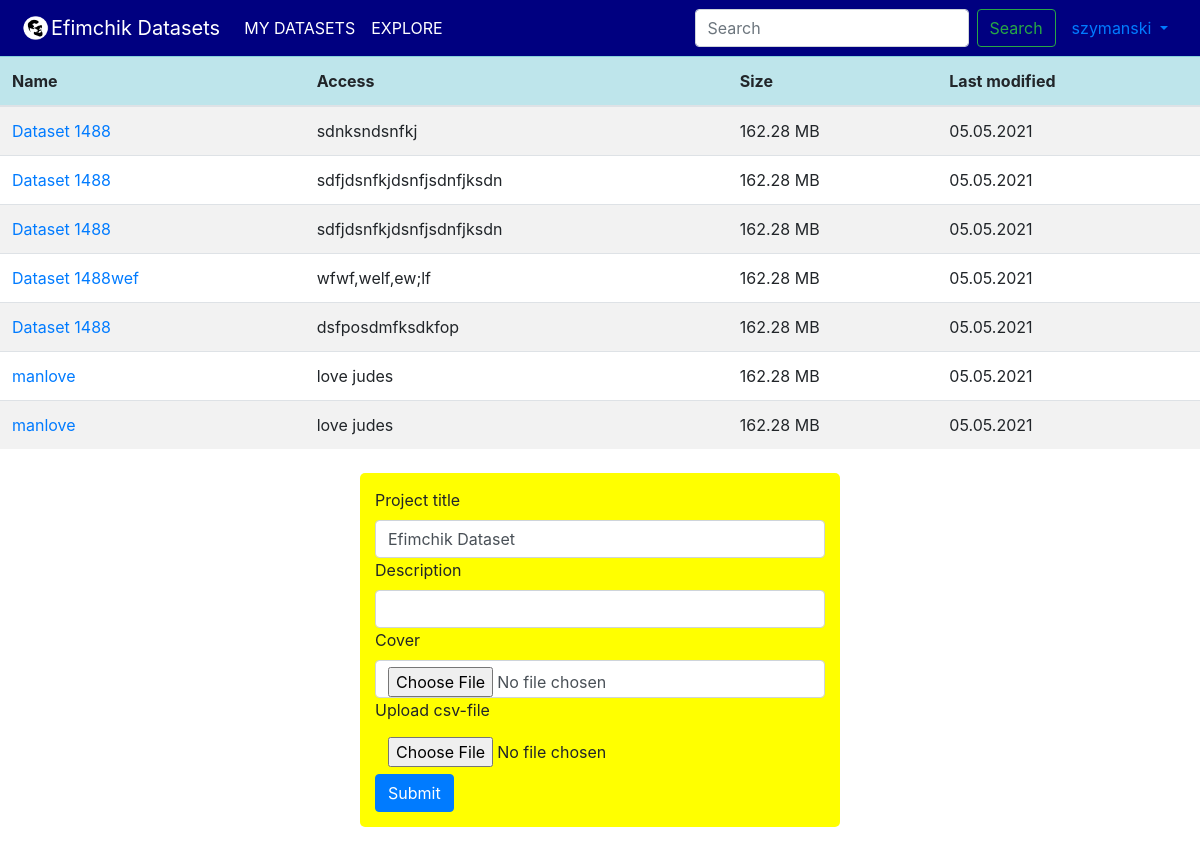
The app's page /datasets (signed in), older data.
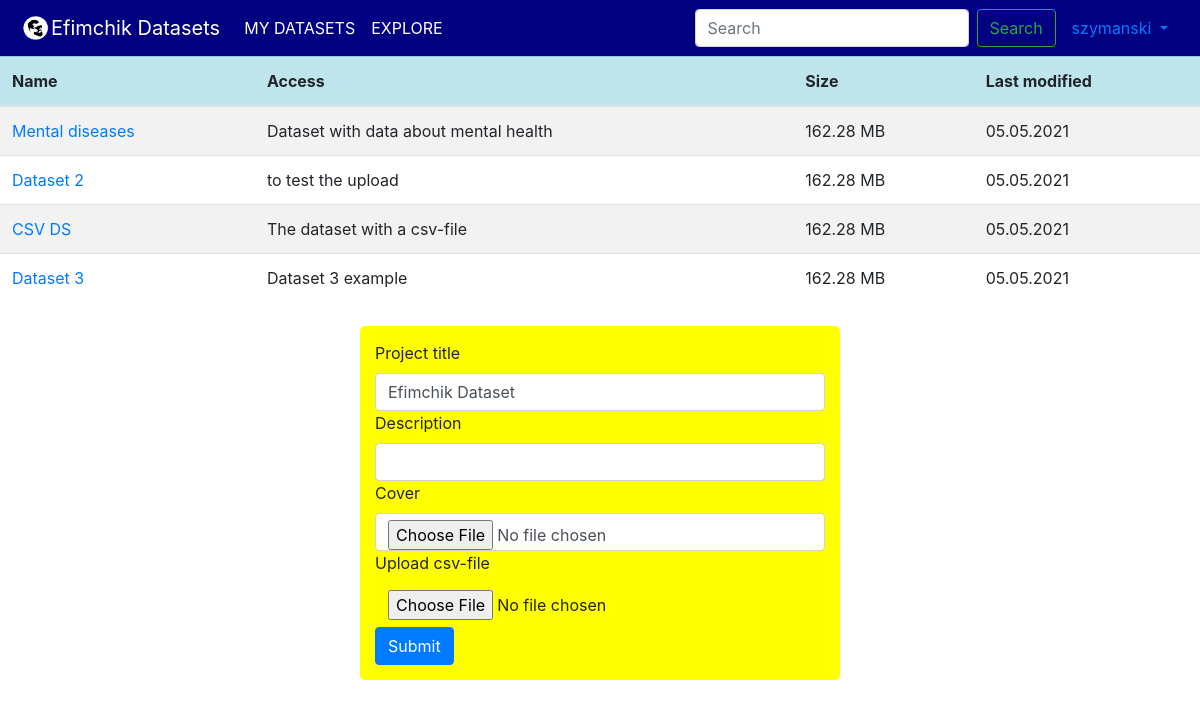
The same page, newer data.
### ds_manager/models.py (models this page shows)
class DataSet(models.Model):
    title = models.CharField(max_length=100, default='Efimchik Dataset')
    description = models.CharField(max_length=500, null=True)
    cover = models.ImageField(upload_to='ds_manager/static/covers', null=True)
    user = models.ForeignKey(User, on_delete=models.CASCADE)
    csv_file = models.FileField(upload_to='ds_manager/static/csvs', null=True)
    access = models.IntegerField(default=1)  # 0-private 1-public 2-community

### ds_manager/views.py (the view)
# urls.py: path('datasets', views.render_datasets, name='datasets'),
def render_datasets(request):
    context = {}
    context['upload_form'] = DataSetUploadForm()
    datasets = DataSet.objects.filter(user_id=request.user.id)
    context['datasets'] = datasets
    return render(request, 'ds_manager/datasets.html', context)

### ds_manager/forms.py
class DataSetUploadForm(forms.ModelForm):
    class Meta:
        model = DataSet
        fields = ('title', 'description', 'cover', 'csv_file')

### ds_manager/templates/ds_manager/datasets.html (shortened to what this page needs)
{% extends 'ds_manager/wrapper.html' %}
{% load static %}
{% load bootstrap4 %}
{% load widget_tweaks %}
{% block content %}
<table class="table table-striped table-hover">
    <thead class="table-info">
        <th>Name</th>
        <th>Access</th>
        <th>Size</th>
        <th>Last modified</th>
    </thead>
    {% for row in datasets %}
    <tr>
        <td><a href="{% url 'dataset' row.id %}">{{ row.title }}</a></td>
        <td>{{ row.description }}</td>
        <td>162.28 MB</td>
        <td>05.05.2021</td>
    </tr>
    {% endfor %}
</table>
<form enctype="multipart/form-data" method="post" action="{% url 'upload' %}" class="main-form" id="upload_form">
    <label>Project title</label>
    {% render_field upload_form.title class+="form-control" %}
    <label>Description</label>
    {% render_field upload_form.description class+="form-control" %}
    <label>Cover</label>
    {% render_field upload_form.cover class+="form-control" %}
    <label>Upload csv-file</label>
    {% render_field upload_form.csv_file class+="btn" %}
    <button type="submit" class="btn btn-primary">Submit</button>
</form>
{% endblock %}

### ds_manager/templates/ds_manager/wrapper.html (shortened to what this page needs)
{% load static %}
<!DOCTYPE html>
<html lang="ru">
<head>
    {% load bootstrap4 %}
    <link rel="stylesheet" href="{% static 'style.css' %}">
    {% bootstrap_css %}
</head>
<body>
<nav class="navbar navbar-expand-lg navbar-dark bg-dark" style="background-color: navy!important;">
    <img src="{% static 'efimchik_in_circle.png' %}" class="nav-logo">
    <a class="navbar-brand" href="{% url 'main' %}">Efimchik Datasets</a>
    <div class="collapse navbar-collapse" id="navbarSupportedContent">
        <ul class="navbar-nav mr-auto">
            <li class="nav-item active">
                <a class="nav-link" href="{% url 'datasets' %}"> MY DATASETS <span class="sr-only">(current)</span></a>
            </li>
            <li class="nav-item active">
                <a class="nav-link" href="{% url 'explore' %}"> EXPLORE <span class="sr-only">(current)</span></a>
            </li>
        </ul>
        <form method="post" action="{% url 'search' %}" class="form-inline my-2 my-lg-0" id="search_form">
            <input name="query" class="form-control mr-sm-2" type="search" placeholder="Search" aria-label="Search" id="id_query">
            <button class="btn btn-outline-success my-2 my-sm-0" type="submit">Search</button>
        </form>
        {% if not user.is_authenticated %}
        <a href="{% url 'auth' %}">
            <button class="btn btn-outline-success my-2 my-sm-0">
                Log in
            </button>
        </a>
        {% else %}
        <div class="dropdown">
            <a class="nav-link dropdown-toggle" href="#" id="userDropdown" data-toggle="dropdown" role="button"
               aria-haspopup="true" aria-expanded="false">
                {{user.username}}
            </a>
        </div>
        {% endif %}
    </div>
</nav>
{% block content %}
{% endblock %}
</body>
</html>

### ds_manager/static/style.css (style rules this page uses)
.nav-logo { width: 3%; }
.main-form { position: relative; left: auto; right: auto; background-color: yellow; margin: 2% 30%; padding: 15px; border-radius: 5px; border-radius: 5px; }

Row changes from the older to the newer data that the page shows:
removed DataSet: title "Dataset 1488", description "sdnksndsnfkj"
removed DataSet: title "Dataset 1488", description "sdfjdsnfkjdsnfjsdnfjksdn"
removed DataSet: title "Dataset 1488", description "sdfjdsnfkjdsnfjsdnfjksdn"
removed DataSet: title "Dataset 1488wef", description "wfwf,welf,ew;lf"
removed DataSet: title "Dataset 1488", description "dsfposdmfksdkfop"
removed DataSet: title "manlove", description "love judes"
removed DataSet: title "manlove", description "love judes"
added DataSet: title "Mental diseases", description "Dataset with data about mental health"
added DataSet: title "Dataset 2", description "to test the upload"
added DataSet: title "CSV DS", description "The dataset with a csv-file"
added DataSet: title "Dataset 3", description "Dataset 3 example"
